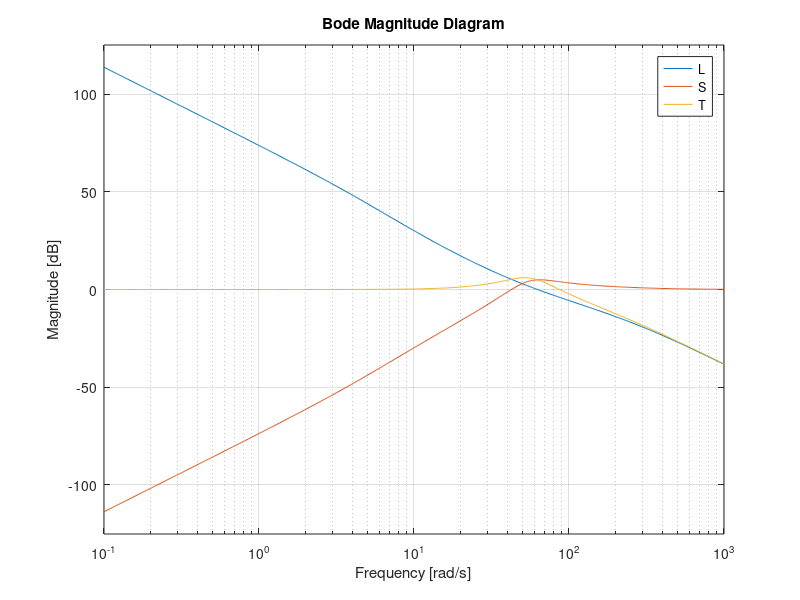
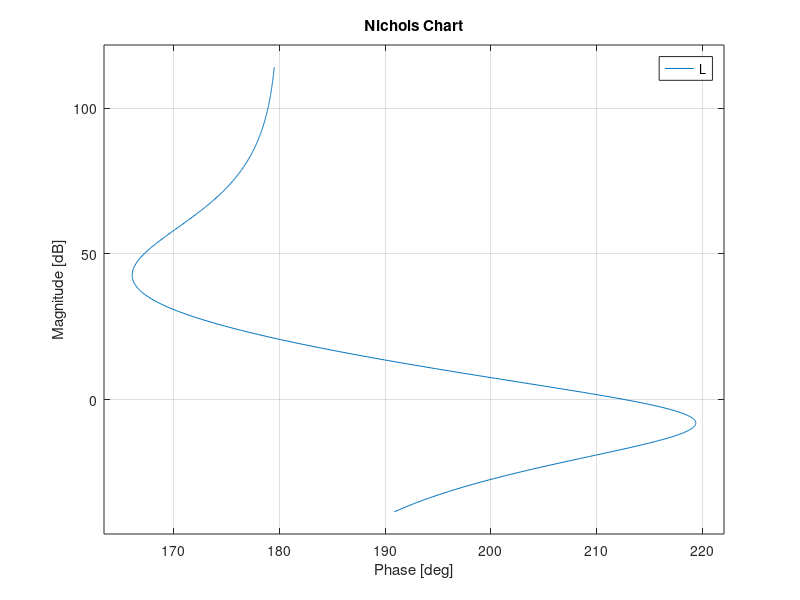

Write the MATLAB code that produced these figures, in order.
% Robot joint parameters
J = 0.02;
B = 0.1;
K = 1.0;

s = tf('s');
P = K / (J * s^2 + B * s);

kp = 50;
Ti = 0.1;
Tl = 0.02;
alpha = 0.2;

C = kp * (1 + 1/(Ti*s)) * ((Tl*s + 1)/(alpha*Tl*s + 1));

L = C * P;
S = feedback(1, L);     % S = 1/(1+L)
T = feedback(L, 1);     % T = L/(1+L)

% Uncertainty weight
W2 = 0.2 * (s/50 + 1) / (s/500 + 1);

w = logspace(-1, 3, 600);

[magS, ~, ~] = bode(S, w);
MS = max(squeeze(magS));

[magWT, ~, ~] = bode(W2 * T, w);
robustIndex = max(squeeze(magWT));

fprintf('Maximum sensitivity M_S ≈ %.2f\n', MS);
fprintf('max |W2(jw) T(jw)| ≈ %.2f\n', robustIndex);

figure; bodemag(L, S, T, w); grid on;
legend('L','S','T');

figure; nichols(L, w); grid on;

% In Simulink, the same loop can be realized with Transfer Fcn blocks
% and PID Controller blocks, and robustness evaluated via linearization
% (linmod / linearize) around operating points of a Robotics System Toolbox
% manipulator model.
